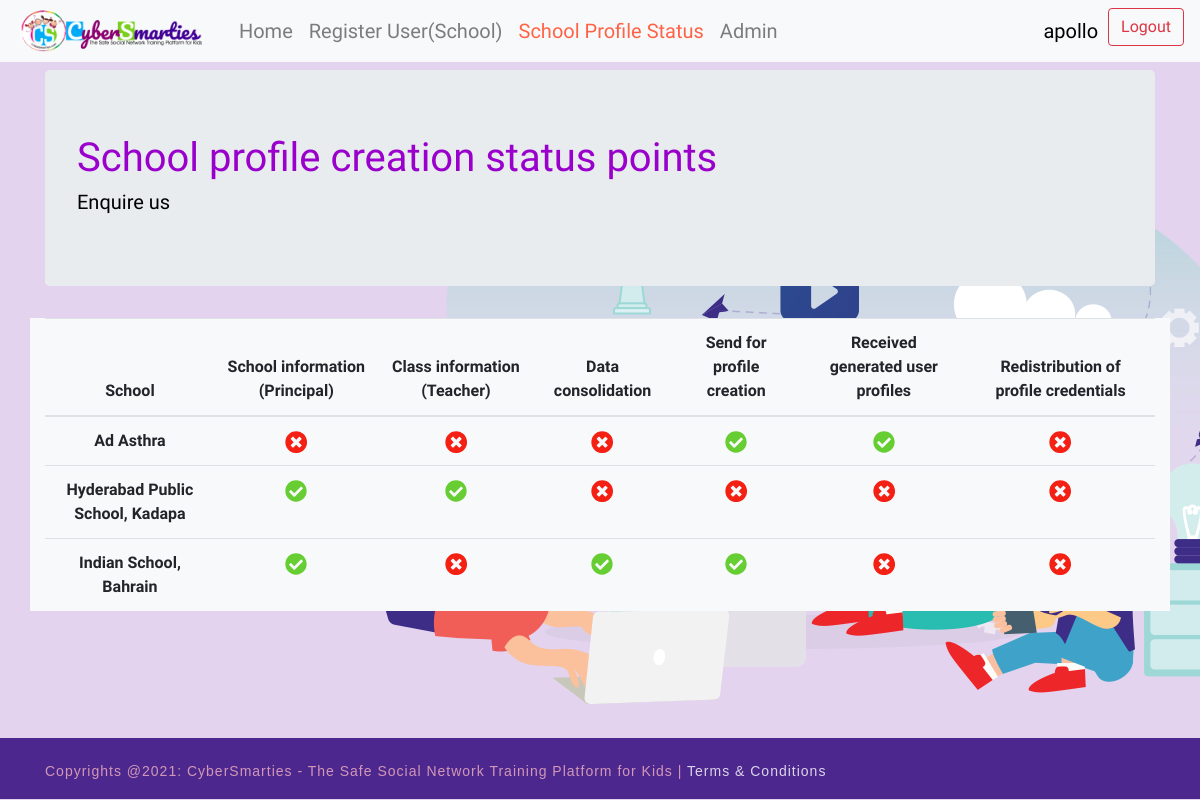
The page /school-profile-status (signed in) on the database its author committed.
### registration/models.py (models this page shows, shortened)
class ProfileStatus(models.Model):
    school = models.OneToOneField(School_Info, on_delete=models.CASCADE)
    school_info = models.BooleanField(default = False, verbose_name="School information (Principal)")
    class_info = models.BooleanField(default = False, verbose_name="Class information (Teacher)")
    data_consolidation = models.BooleanField(default = False, verbose_name="Data consolidation")
    send_data = models.BooleanField(default = False, verbose_name="Send for profile creation")
    receive_profiles = models.BooleanField(default = False, verbose_name="Received generated user profiles")
    redistribution = models.BooleanField(default = False, verbose_name="Redistribution of profile credentials")

class School_Info(models.Model) :
    user = models.OneToOneField(User, on_delete=models.CASCADE)
    school_name = models.CharField(max_length = 100)
    school_code = models.CharField(max_length = 20, blank=True)
    contact_number = models.CharField(max_length = 12, unique = True, validators = [number_check])
    enrolments_to_CS = models.PositiveIntegerField(null=True, blank=True)
    no_of_teachers = models.PositiveIntegerField(null=True ,blank=True)
    created_at = models.DateTimeField(default = timezone.now, editable = True, blank = True)
    def __str__(self):
        return self.school_name

### registration/views.py (the view)
# urls.py: path('school-profile-status', views.school_profile_status, name = "school-profile-status"),
@login_required
@user_passes_test(group_check)
def school_profile_status(request):
    profile_status_datas = ProfileStatus.objects.all().order_by('school__school_name')
    return render(request, 'registration/school_profile_status.html', context={
        'profile_status_datas' : profile_status_datas
    })

### registration/templatetags/custom-template-tags.py (called while the page is built)
@register.filter(name='has_group')
def has_group(user, group_name):
    return user.groups.filter(name=group_name).exists()

### registration/views.py (called while the page is built)
def group_check(user):
    return user.groups.filter(name="Staff | Add School User").exists()

### registration/templates/registration/school_profile_status.html (shortened to what this page needs)
<!DOCTYPE html>
{% extends "registration/base.html" %}
{% load static %}
{% block jumbotron_body %}
<h1>School profile creation status points</h1>
<h5>Enquire us</h5>
{% endblock %}
{% block body-content %}
<div class="container my-2 bg-light">
  <table class="table">
    <thead>
      <tr>
        <th scope="col">School</th>
        <th scope="col">School information (Principal)</th>
        <th scope="col">Class information (Teacher)</th>
        <th scope="col">Data consolidation</th>
        <th scope="col">Send for profile creation</th>
        <th scope="col">Received generated user profiles</th>
        <th scope="col">Redistribution of profile credentials</th>
      </tr>
    </thead>
    <tbody>
      {% for profile_status in profile_status_datas %}
      <tr>
        <th scope="row">{{ profile_status.school }}</th>
        <td>
          {% if profile_status.school_info %}
          <span class="check-circle">{% include 'registration/svg/check-circle-solid.svg' %}</span>
          {% else %}
          <span class="cross-circle">{% include 'registration/svg/cross-circle-solid.svg' %}</span>
          {% endif %}
        </td>
        <td>
          {% if profile_status.class_info %}
          <span class="check-circle">{% include 'registration/svg/check-circle-solid.svg' %}</span>
          {% else %}
          <span class="cross-circle">{% include 'registration/svg/cross-circle-solid.svg' %}</span>
          {% endif %}
        </td>
        <td>
          {% if profile_status.data_consolidation %}
          <span class="check-circle">{% include 'registration/svg/check-circle-solid.svg' %}</span>
          {% else %}
          <span class="cross-circle">{% include 'registration/svg/cross-circle-solid.svg' %}</span>
          {% endif %}
        </td>
        <td>
          {% if profile_status.send_data %}
          <span class="check-circle">{% include 'registration/svg/check-circle-solid.svg' %}</span>
          {% else %}
          <span class="cross-circle">{% include 'registration/svg/cross-circle-solid.svg' %}</span>
          {% endif %}
        </td>
        <td>
          {% if profile_status.receive_profiles %}
          <span class="check-circle">{% include 'registration/svg/check-circle-solid.svg' %}</span>
          {% else %}
          <span class="cross-circle">{% include 'registration/svg/cross-circle-solid.svg' %}</span>
          {% endif %}
        </td>
        <td>
          {% if profile_status.redistribution %}
          <span class="check-circle">{% include 'registration/svg/check-circle-solid.svg' %}</span>
          {% else %}
          <span class="cross-circle">{% include 'registration/svg/cross-circle-solid.svg' %}</span>
          {% endif %}
        </td>
      </tr>
      {% endfor %}
    </tbody>
  </table>
</div>
{% endblock body-content %}

### registration/templates/registration/base.html (shortened to what this page needs)
<!DOCTYPE html>
<html lang="en" style="background-color: lightgray;">
{% load static %}
{% load custom-template-tags %}
<head>
  <link rel="stylesheet" href="https://stackpath.bootstrapcdn.com/bootstrap/4.5.2/css/bootstrap.min.css">
  <nav class="navbar navbar-expand-sm navbar-light bg-light">
    <a class="navbar-brand p-0" href="{% url 'index' %}">
      <img src="{% static "registration/images/logo2.png" %}" width="auto" height="42px" class="d-inline-block align-top mx-1 mr-2" alt="" loading="lazy">
    </a>
    <div class="collapse navbar-collapse" id="navbarNav">
      <ul class="navbar-nav">
        <li class="nav-item indexPage">
          <a class="nav-link" href="{% url 'index'%}">Home <span class="sr-only">(current)</span></a>
        </li>
        {% if request.user|has_group:"Staff | Add School User" %}
        <li class="nav-item reg-user">
          <a class="nav-link" href="{% url 'register-user'%}">Register User(School)</a>
        </li>
        <li class="nav-item school-profile-status">
          <a class="nav-link" href="{% url 'school-profile-status'%}">School Profile Status</a>
        </li>
        <li class="nav-item adminPage">
          <a class="nav-link" href="{% url 'admin:index'%}">Admin</a>
        </li>
        {% endif %}
      </ul>
      <ul class="navbar-nav ml-auto">
        {% if user.is_authenticated %}
        <span id="username_display" class="navbar-text">
          {{ user.username }}
        </span>
        <li class="nav-item logout">
          <a class="btn btn-outline-danger" href="{% url 'user_logout'%}">Logout</a>
        </li>
        {% else %}
        <li class="nav-item login">
          <a class="btn btn-outline-success" href="{% url 'user_login'%}">Login</a>
        </li>
        {% endif %}
      </ul>
    </div>
  </nav>
</head>
<body class="bg d-flex flex-column h-100">
  <main role="main" class="flex-shrink-0">
    <div class="container my-2 head">
      <div class="jumbotron head">
        {% block jumbotron_body %}
        {% endblock %}
      </div>
    </div>
    {% block body-content %}
    {% endblock body-content %}
  </main>
  <footer class="footer mt-auto">
    <div class="container">
      <div class="copyright">
          <span class="copyright-text">Copyrights @2021: CyberSmarties - The Safe Social Network Training Platform for Kids | <a href='{% static "registration/files/Cybersmarties.in- Terms & Conditions - 2021.pdf" %}' title="Terms &amp; Conditions"
              style="color:#ffffff;">Terms &amp; Conditions</a></span>
        </div>
    </div>
  </footer>
</body>
</html>

### rows shown on the page
ProfileStatus: school "Ad Asthra", school_info False (drawn), send_data True (drawn)
ProfileStatus: school "Hyderabad Public School, Kadapa", school_info True (drawn), data_consolidation False (drawn)
ProfileStatus: school "Indian School, Bahrain", school_info True (drawn), class_info False (drawn)

### other values the page prints
{{ user.username }} "apollo"
